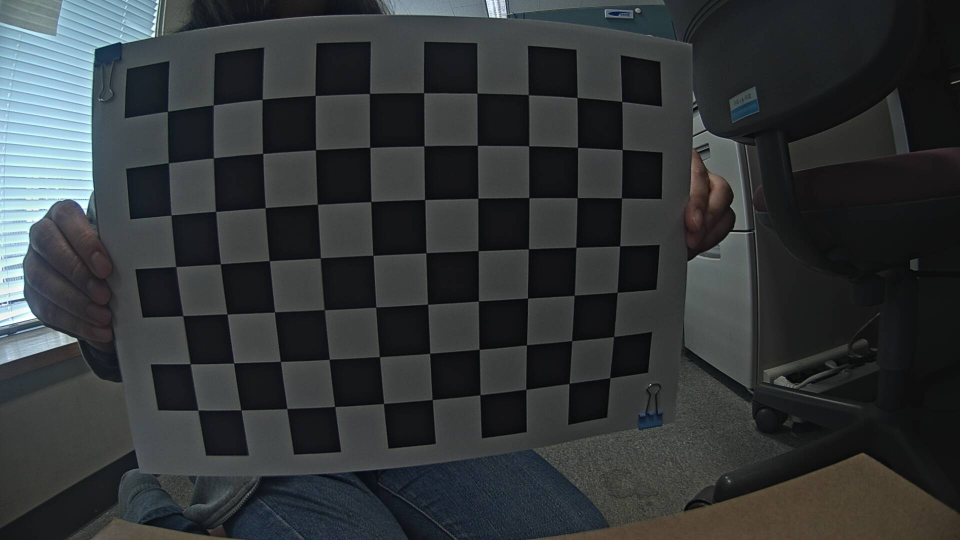
#> input picture cow_detection/img_preprocess/calibration/camera1_new/20170611_14-15-49.jpg, 1920 x 1080 px (shown at 1/2 size); its folder holds only this picture in this run
$ python calibration.py   (Python 2 division)
#> lines starting #> are read from the running program, lines starting #| are printed output that depends on the picture; after the words box and inside, x2 and y2 are one past the last pixel; in counts of white or black regions, pixels touching at a corner belong together; long printed decimals are rounded
# -*- coding: utf-8 -*-

'''
カメラのキャリブレーション用コード
files = glob("C:/tmp/calibration/*.jpg*")
内の画像の補正を行う by山下

上を基にした画像の歪み補正用コード
by青谷

'''

import numpy
import cv2
import os.path
from glob import glob

#左のカメラのキャリブレーション
#俯瞰画像の歪み補正に流用
#カメラの内部パラメータを求める
def L_calibration():
	square_size = 2.4     # 正方形のサイズ
	pattern_size = (10, 7)  # 模様のサイズ
	pattern_points = numpy.zeros( (numpy.prod(pattern_size), 3), numpy.float32 ) #チェスボード（X,Y,Z）座標の指定 (Z=0)
	pattern_points[:,:2] = numpy.indices(pattern_size).T.reshape(-1, 2)
	pattern_points *= square_size
	obj_points = []
	global img_pointsL
	img_pointsL = []

	#for fn in glob("C:/tmp/calibration/camera1_new/*.jpg*"):
	for fn in glob("A:/datas/camera1_new/*.jpg*"): #キャリブレーション用の画像がある場所を指定
		# 画像の取得
		im = cv2.imread(fn, 0)
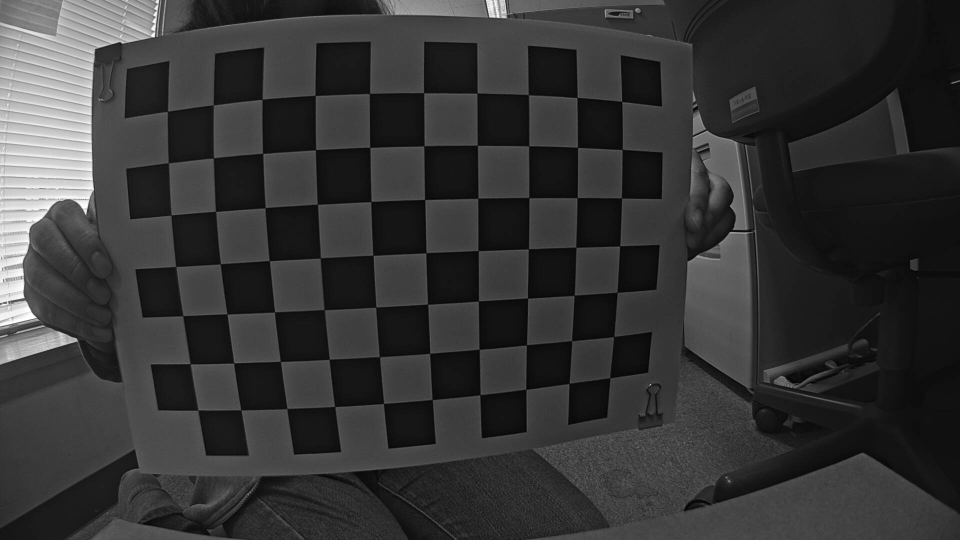
#> im: shape (1080, 1920) (shown at 1/2 size); min 0, max 255, mean 53.3
		#im = cv2.resize(im, (960,540))
		#print "loading..." + fn
		# チェスボードのコーナーを検出
		found, corner = cv2.findChessboardCorners(im, pattern_size)
#> found = True; corner = 70 rows, first 8: [336, 223.4], [427.3, 210.8], [524.9, 199.2], [630.8, 191.4], [739.2, 187.9], [847.9, 186.1], [954.7, 187.2], [1057.2, 190.5]
		# コーナーがあれば
		if found:
			term = (cv2.TERM_CRITERIA_EPS + cv2.TERM_CRITERIA_COUNT, 30, 0.1)
			corners2 = cv2.cornerSubPix(im, corner, (5,5), (-1,-1), term)
#> corners2 = 70 rows, first 8: [335.7, 223.2], [427.4, 210.7], [524.8, 199], [630.8, 191.5], [739.5, 187.8], [847.9, 186.2], [954.5, 186.9], [1057.2, 190.2]
		# コーナーがない場合のエラー処理
		if not found:
			print fn + ": chessboard not found"
			continue
		img_pointsL.append(corner.reshape(-1, 2))   #appendメソッド：リストの最後に因数のオブジェクトを追加
		obj_points.append(pattern_points)
		#corner.reshape(-1, 2) : 検出したコーナーの画像内座標値(x, y)

		#draw
		im = cv2.drawChessboardCorners(im, (10,7), corners2,found)
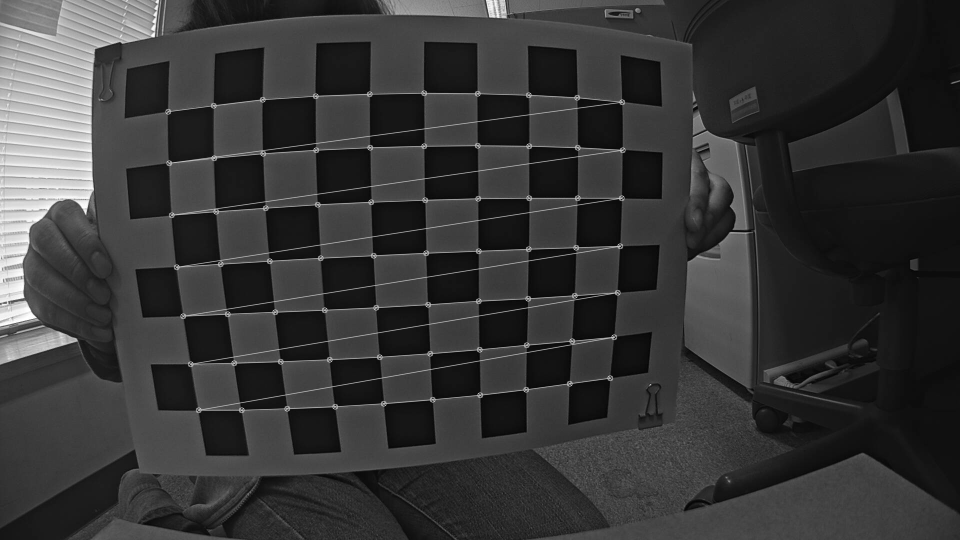
#> im: shape (1080, 1920) (shown at 1/2 size); 1.91% of pixels changed, all inside (x1, y1, x2, y2) = (330, 180, 1252, 827)
		# [5 lines of commented-out code are left out]

	cv2.destroyAllWindows()

	# 内部パラメータを計算
	global Kl, dl
	rmsl, Kl, dl, r, t = cv2.calibrateCamera(obj_points,img_pointsL,(im.shape[1],im.shape[0]),None, None)
#> rmsl = 1.42; Kl = [[974.2, 0, 998.2], [0, 983.4, 537.3], [0, 0, 1]]; dl = [[-0.289, 0.0654, 0.00488, -0.00274, 0.0109]]; r = ([0.21, -0.221, -0.0241],); t = ([-15.01, -7.17, 17.89],)
	# 計算結果を表示
	print "RMS_L = ", rmsl
#| RMS_L =  1.423
	print "K_L = \n", Kl
#| K_L =
#|  [[974.241   0.         998.177]
#|  [  0.         983.446 537.277]
#|  [  0.           0.           1.        ]]
	print "d_L = ", dl.ravel()
#| d_L =  [-0.2887  0.06538  0.004876 -0.002744  0.0109]

	#画像の歪み補正
	#image_name:画像のファイル名
# [109 lines left out: functions undistort_img, undistort_point, R_calibration, example, not called in this run]

if __name__ == '__main__':
	L_calibration()
	foldername = "C:/tmp/calibration/distort/*/*.jpg*"
	for img_name in glob(foldername):
		undis_img = undistort_img(img_name)
	#R_calibration()

$ run again, on cow_detection/img_preprocess/calibration/camera1_new/20170611_14-16-01.jpg
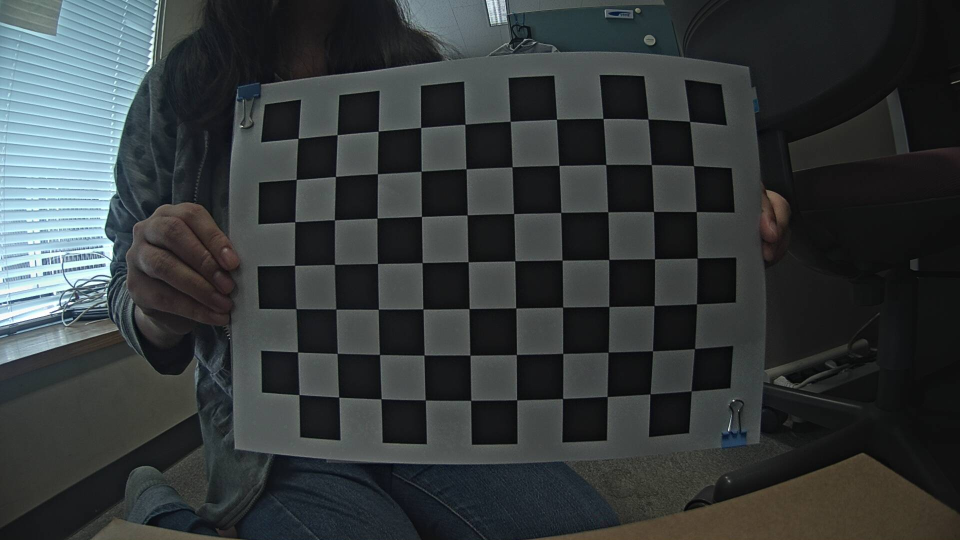
#> input picture cow_detection/img_preprocess/calibration/camera1_new/20170611_14-16-01.jpg, 1920 x 1080 px (shown at 1/2 size)
#> in L_calibration, `im = cv2.imread(fn, 0)`:
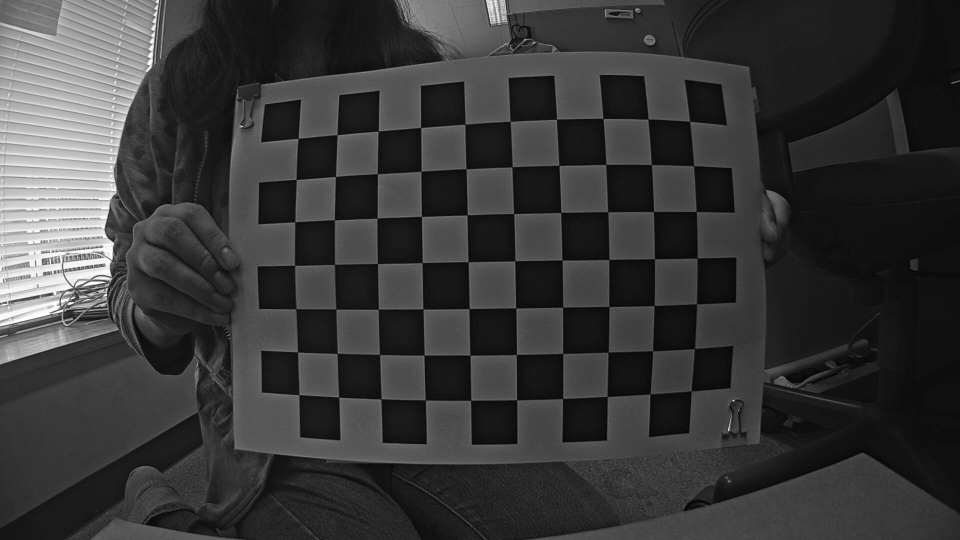
#> im: shape (1080, 1920) (shown at 1/2 size); min 0, max 255, mean 57
#> found = True; corner = 70 rows, first 8: [596.6, 277.4], [674.6, 269.6], [756.7, 262.8], [842, 255.5], [930, 248.3], [1020.8, 242.4], [1113.6, 239], [1206.6, 237.5]
#> corners2 = 70 rows, first 8: [596.7, 277.3], [674.7, 270], [756.7, 262.7], [842.2, 255.5], [930.3, 249.1], [1020.7, 242.8], [1113.5, 238.8], [1206.5, 237.6]
#> in L_calibration, `im = cv2.drawChessboardCorners(im, (10,7), corners2,found)`:
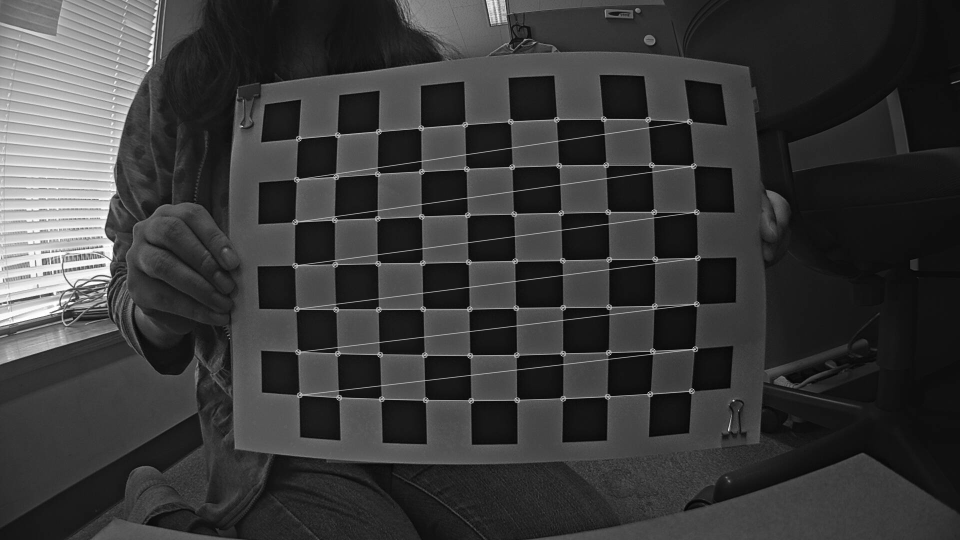
#> im: shape (1080, 1920) (shown at 1/2 size); 1.76% of pixels changed, all inside (x1, y1, x2, y2) = (584, 232, 1402, 808)
#> rmsl = 2.25; Kl = [[8110.9, 0, 966.7], [0, 7403.4, 523.9], [0, 0, 1]]; dl = [[-15.11, -550.5, -0.0122, 0.0481, -4.41]]; r = ([-0.0231, 0.443, -0.018],); t = ([-9.48, -6.97, 192.9],)
#| RMS_L =  2.245
#| K_L =
#|  [[8.11093146e+03 0.00000000e+00 9.66693889e+02]
#|  [0.00000000e+00 7.40339082e+03 5.23913876e+02]
#|  [0.00000000e+00 0.00000000e+00 1.00000000e+00]]
#| d_L =  [-1.51094258e+01 -5.50494776e+02 -1.21560137e-02  4.80840629e-02
#|  -4.40936139e+00]

$ run again, on cow_detection/img_preprocess/calibration/camera1_new/20170611_14-16-02.jpg
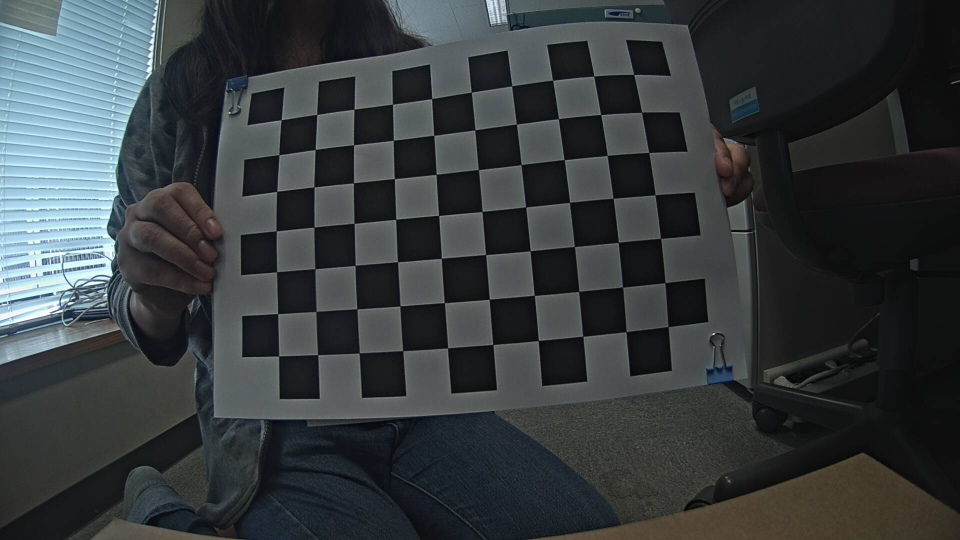
#> input picture cow_detection/img_preprocess/calibration/camera1_new/20170611_14-16-02.jpg, 1920 x 1080 px (shown at 1/2 size)
#> in L_calibration, `im = cv2.imread(fn, 0)`:
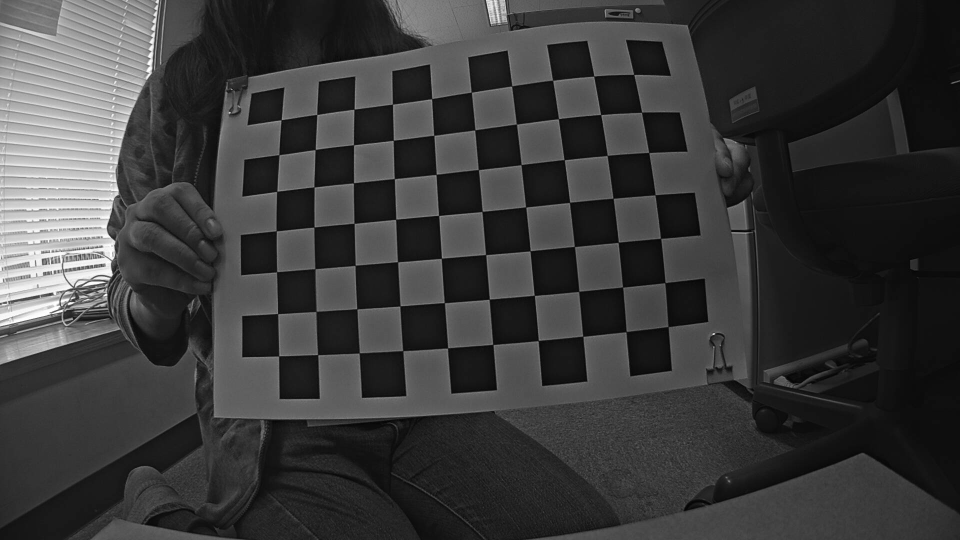
#> im: shape (1080, 1920) (shown at 1/2 size); min 0, max 255, mean 59.1
#> found = True; corner = 70 rows, first 8: [563.1, 240.1], [634.2, 229.3], [708.8, 219], [785.1, 209.1], [864, 198.2], [942.9, 185.2], [1023.9, 172.6], [1105.4, 161.5]
#> corners2 = 70 rows, first 8: [562.9, 240], [634.2, 229.4], [708.6, 218.9], [785.5, 208.8], [863.9, 198.1], [943.1, 184.8], [1023.9, 172.5], [1105.7, 161]
#> in L_calibration, `im = cv2.drawChessboardCorners(im, (10,7), corners2,found)`:
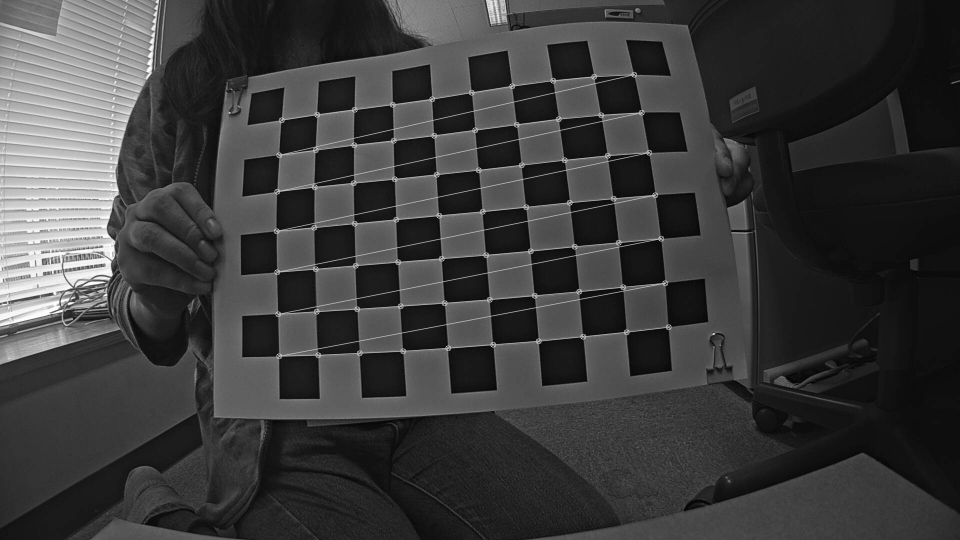
#> im: shape (1080, 1920) (shown at 1/2 size); 1.68% of pixels changed, all inside (x1, y1, x2, y2) = (547, 143, 1344, 719)
#> rmsl = 1.83; Kl = [[675.9, 0, 764.2], [0, 697.9, 642.1], [0, 0, 1]]; dl = [[-0.202, 0.148, -0.0301, 0.00751, -0.0649]]; r = ([-0.136, 0.123, -0.0493],); t = ([-6.63, -12.24, 21.02],)
#| RMS_L =  1.831
#| K_L =
#|  [[675.873   0.         764.216 ]
#|  [  0.         697.906 642.074]
#|  [  0.           0.           1.        ]]
#| d_L =  [-0.202  0.1478 -0.0301   0.007512 -0.06492]

$ run again, on cow_detection/img_preprocess/calibration/camera1_new/20170611_14-15-51.jpg
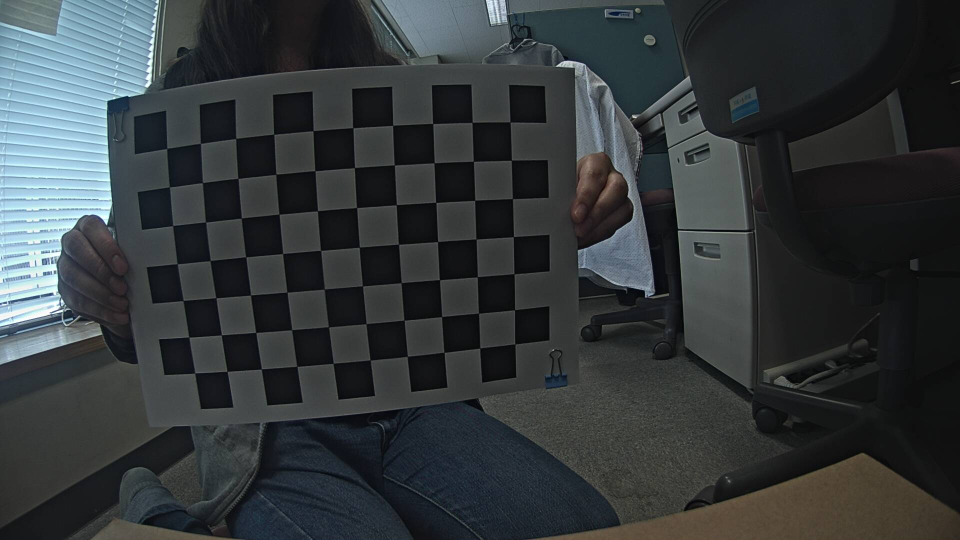
#> input picture cow_detection/img_preprocess/calibration/camera1_new/20170611_14-15-51.jpg, 1920 x 1080 px (shown at 1/2 size)
#> in L_calibration, `im = cv2.imread(fn, 0)`:
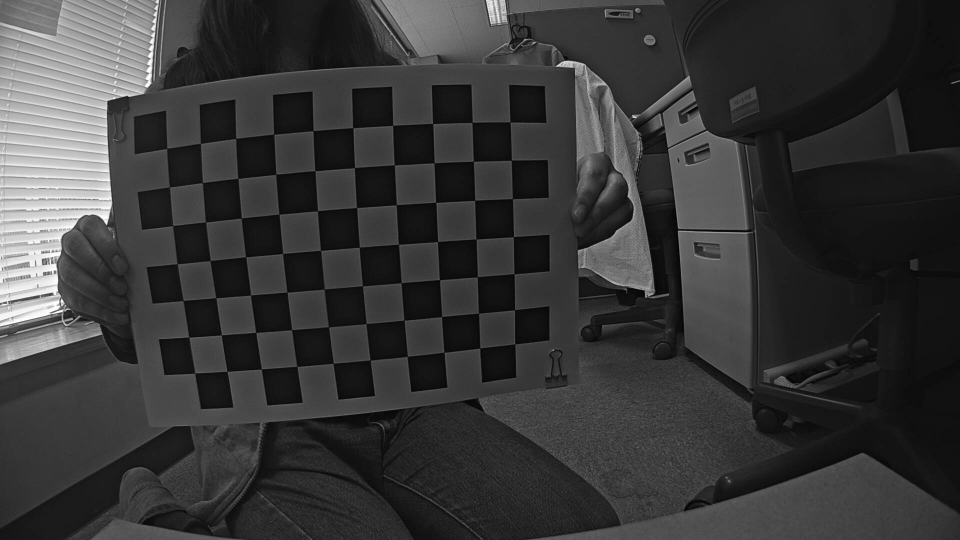
#> im: shape (1080, 1920) (shown at 1/2 size); min 0, max 255, mean 55.8
#> found = True; corner = 70 rows, first 8: [334, 297.2], [401.6, 287.4], [472.6, 277.5], [548, 268.8], [626.8, 262.1], [706.4, 255.9], [786, 251.4], [866, 247.6]
#> corners2 = 70 rows, first 8: [334.1, 297.2], [401.7, 287.3], [472.3, 277.6], [548.2, 268.8], [626.6, 262.2], [706.4, 256.1], [786, 251.3], [866.1, 247.8]
#> in L_calibration, `im = cv2.drawChessboardCorners(im, (10,7), corners2,found)`:
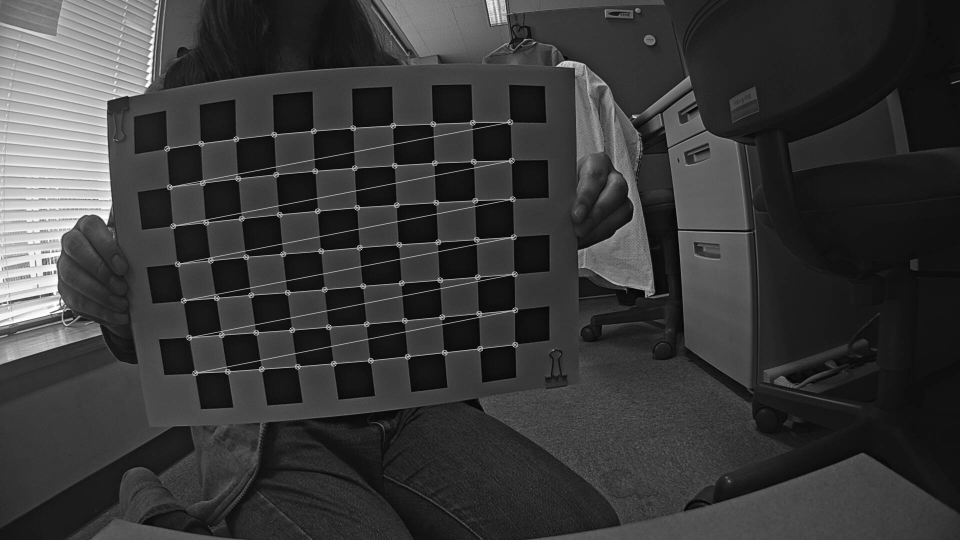
#> im: shape (1080, 1920) (shown at 1/2 size); 1.52% of pixels changed, all inside (x1, y1, x2, y2) = (328, 238, 1037, 753)
#> rmsl = 3.27; Kl = [[3474.3, 0, 907.2], [0, 3977.8, 424.6], [0, 0, 1]]; dl = [[-1.51, -123.6, 0.0405, -0.159, 1952.9]]; r = ([0.451, -0.0302, -0.0641],); t = ([-18.09, -3.69, 106.9],)
#| RMS_L =  3.267
#| K_L =
#|  [[3.47427826e+03 0.00000000e+00 9.07175380e+02]
#|  [0.00000000e+00 3.97781776e+03 4.24564821e+02]
#|  [0.00000000e+00 0.00000000e+00 1.00000000e+00]]
#| d_L =  [-1.51407441e+00 -1.23560921e+02  4.05434647e-02 -1.58748161e-01
#|   1.95290493e+03]
